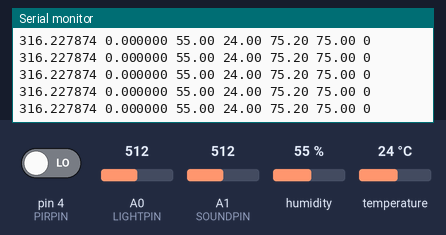
Bench run of a sketch on a simulated Arduino Uno, built with avr-gcc and run on an emulated ATmega328P. Shown: the last lines printed to the serial monitor. Inputs (shaded band) come from the test bench; at power-on: A0 (LIGHTPIN) = 512, pin 4 (PIRPIN) LOW, A1 (SOUNDPIN) = 512, humidity 55 %, temperature 24 °C.

Above: at 7.2 s.
7.3 s: A0 (LIGHTPIN) set to 605
At 7.43 s:
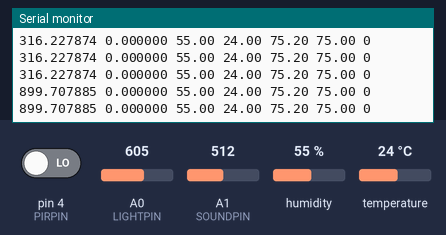
8.8 s: A0 (LIGHTPIN) set to 633
At 8.83 s:
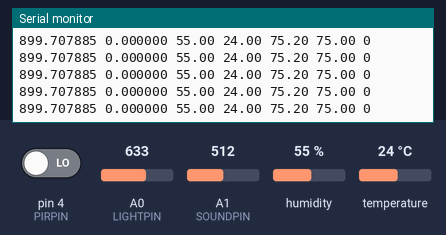
Timing chart, 0 to 11.8 s (numbered marks = the images above; inputs shaded):
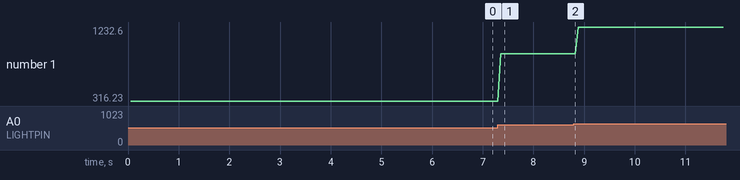

The sketch:

A_EVERYTHING.ino
```cpp
//
// INTERNET OF PINGS
//
// light sensor:
// http://www.adafruit.com/products/1384
//
// sound sensor:
// http://www.adafruit.com/products/1713
//
// temp / humidity:
// http://www.adafruit.com/products/393
//
// motion sensor:
// http://www.adafruit.com/products/189


#include "DHT.h" // library for DHT (humidity, temp) chip

// PINSHIT:
#define LIGHTPIN A0
#define SOUNDPIN A1
#define DHTPIN 2
#define PIRPIN 4

#define DHTTYPE DHT22   // DHT 22  (AM2302)

// LIGHT SENSOR - Read on Analog Pin 0
float lightValue; // value of light sensor, in LUXs

// SOUND SENSOR - Read on Analog Pin 1
const int sampleWindow = 50; // Sample window width in mS (50 mS = 20Hz)
double soundValue; // value of mic, in Volts

// DHT SENSOR (temp + humidity) - Interface on Digital Pin 2
DHT dht(DHTPIN, DHTTYPE);

// PROXIMITY SENSOR - Interface on Digital Pin 4
int proximityValue = 0; // value of PIR sensor (0 or 1)

// OTHER PROXIMITY SENSOR - Interface on Analog Pin 2
int otherProxValue;

void setup() {
  analogReference(EXTERNAL); // pull from 3.3V
  pinMode(PIRPIN, INPUT); // set to read for proximity sensor
  Serial.begin(9600); // serial starter
  dht.begin(); // tell DHT to start
}
void loop() {
  // 1 - LIGHT SENSOR:
  lightValue = rawToLux(analogRead(LIGHTPIN));

  // 2 - SOUND SENSOR
  soundValue = readSound(SOUNDPIN, sampleWindow);

  // 3 - TEMP / HUMIDITY SENSOR
  float humidity = dht.readHumidity(); // pct humidity
  float celsius = dht.readTemperature(false); // deg C
  float fahrenheit = dht.readTemperature(true); // deg F
  // check for bogus reads
  if (isnan(humidity) || isnan(celsius) || isnan(fahrenheit)) {
    // borked!!!
    return;
  }
  float heatIndex = dht.computeHeatIndex(fahrenheit, humidity); // heat index

  // 4 - PIR SENSOR
  proximityValue = digitalRead(PIRPIN);  // read input value

  // PRINTING
  Serial.print(lightValue, 6);
  Serial.print(" "); // space
  Serial.print(soundValue, 6);
  Serial.print(" "); // space
  Serial.print(humidity, 2);
  Serial.print(" "); // space
  Serial.print(celsius, 2);
  Serial.print(" "); // space
  Serial.print(fahrenheit, 2);
  Serial.print(" "); // space
  Serial.print(heatIndex, 2);
  Serial.print(" "); // space
  Serial.print(proximityValue);
  Serial.println();

  delay(10); // refractory period
}

// CONVERT LIGHT

float rawLightRange = 1024; // 3.3v
float logLightRange = 5.0; // 3.3v = 10^5 lux

float rawToLux(int raw) {
  float logLux = raw * logLightRange / rawLightRange;
  return pow(10, logLux);
}

// COLLECT SOUND

unsigned int sample; // value for holding single sample

double readSound(int pin, int time)
{
  unsigned long startMillis= millis();  // Start of sample window
  unsigned int signalMax = 0;
  unsigned int signalMin = 1024;

  // collect data for 50 mS
  while (millis() - startMillis < time)
  {
    sample = analogRead(pin);
    if (sample < 1024)  // toss out spurious readings
    {
      if (sample > signalMax)
      {
        signalMax = sample;  // save just the max levels
      }
      else if (sample < signalMin)
      {
        signalMin = sample;  // save just the min levels
      }
    }
  }
  // MAX-MIN peak amp, converted to 0-10  scale :
  return(((signalMax - signalMin) * 10.) / 1024);
}
```

Measured:
- after the input at 7.3 s, the serial monitor: prints a new line after 0.06 s (image 1)
- plotted number 1: 316.23 → 899.71 after the input at 7.3 s, 899.71 → 1232.6 after the input at 8.8 s
